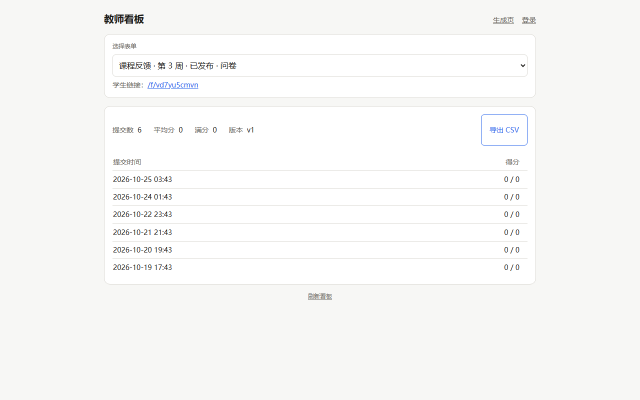
#> input picture docs/evidence/01-login.png, 1280 x 800 px, found by its file name (shown at 1/2 size)
$ python crop_figures.py
#> lines starting #> are read from the running program, lines starting #| are printed output that depends on the picture
"""从 docs/evidence 的原图生成文档用裁剪版（只裁空白边，不改内容）。

原图一律保留在 docs/evidence/，本脚本的产物落在 docs/deliverables/figures/，
build_intro.py 的 FIGURES() 优先取裁剪版。裁剪框写死在下面，改图后要重跑并目视复核。
"""

import os

from PIL import Image

EVIDENCE = "docs/evidence"
OUT = "docs/deliverables/figures"

# 文件名 -> 裁剪框 (left, top, right, bottom)；登录页卡片周围都是空白，裁掉才看得清
CROPS = {
    "01-login.png": (425, 15, 860, 435),
    # 批改面板：整页 1280×800 里真正要看的是表单选择行 + 提交行 + 批改卡，四周留白裁掉
    "08-graded.png": (208, 65, 1072, 700),
}


def main() -> None:
    os.makedirs(OUT, exist_ok=True)
    for name, box in CROPS.items():
        src = os.path.join(EVIDENCE, name)
        with Image.open(src) as im:
#> im is the input picture: PIL image 1280x800 RGB; mean R, G, B 248.4, 248.4, 247.3
            before = im.size
#> before = (1280, 800)
            cropped = im.convert("RGB").crop(box)
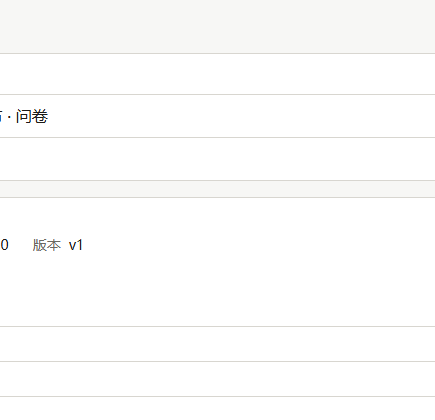
#> cropped: PIL image 435x420 RGB; mean R, G, B 252.6, 252.5, 252.1
            cropped.save(os.path.join(OUT, name))
            print(f"{name}: {before} -> {cropped.size} -> {OUT}/{name}")
#| 01-login.png: (1280, 800) -> (435, 420) -> docs/deliverables/figures/01-login.png
#> pass 2 of the loop in main, `for name, box in CROPS.items():`:
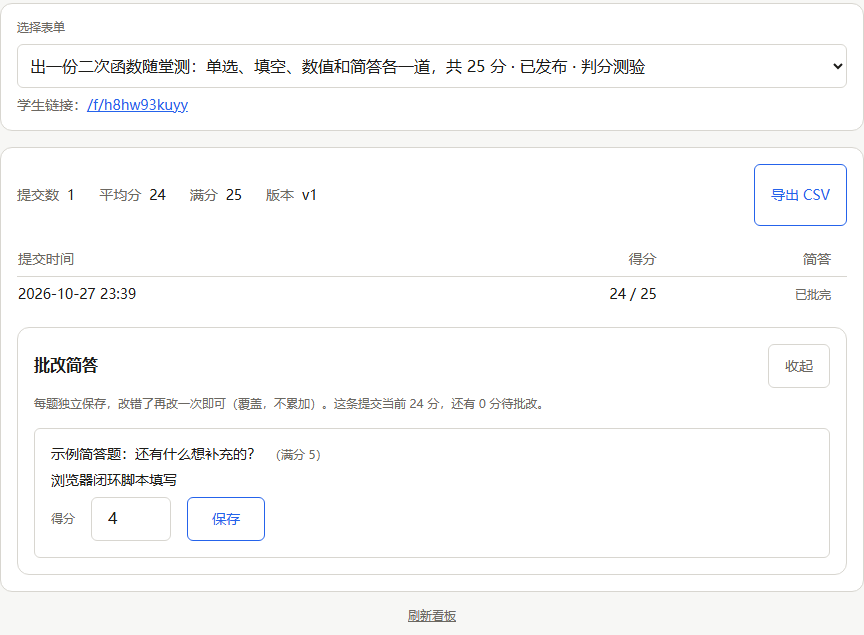
#> input picture docs/deliverables/figures/08-graded.png, 864 x 635 px, found by its file name
#> in main, im is the input picture: PIL image 864x635 RGB; mean R, G, B 249.8, 249.9, 249.8
#> in main, `cropped = im.convert("RGB").crop(box)`:
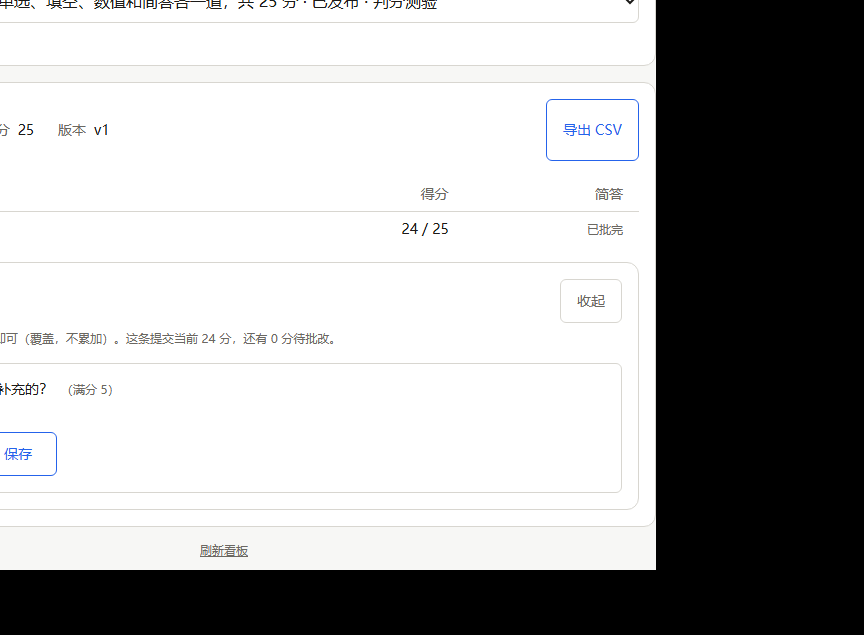
#> cropped: PIL image 864x635 RGB; mean R, G, B 171.3, 171.3, 171.3
#| 08-graded.png: (864, 635) -> (864, 635) -> docs/deliverables/figures/08-graded.png


if __name__ == "__main__":
    main()
